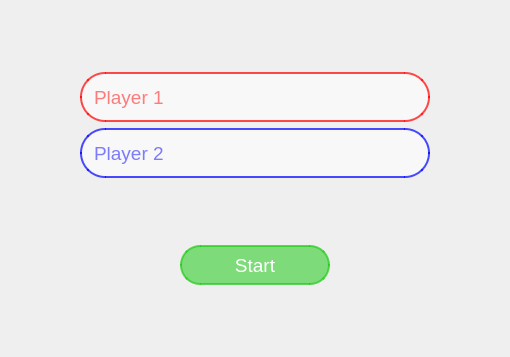
<?xml version="1.0" encoding="UTF-8"?>
<ui version="4.0">
 <class>Form</class>
 <widget class="QWidget" name="Form">
  <property name="geometry">
   <rect>
    <x>0</x>
    <y>0</y>
    <width>510</width>
    <height>357</height>
   </rect>
  </property>
  <property name="windowTitle">
   <string>Tic Tac Toe</string>
  </property>
  <property name="styleSheet">
   <string notr="true">QWidget{
	background-image: url(:/startscreens/startscreen/startscreen (9).jpg)
}
QLineEdit{
	padding: 10px;
	border-radius: 25px;
	border: 2px solid #aaa;
	background: rgba(255, 255, 255, 140);
}
QLineEdit:focus{
	background: rgba(255, 255, 255, 180);
}
</string>
  </property>
  <layout class="QGridLayout" name="gridLayout">
   <item row="0" column="0">
    <layout class="QVBoxLayout" name="verticalLayout_2">
     <item>
      <spacer name="verticalSpacer">
       <property name="orientation">
        <enum>Qt::Vertical</enum>
       </property>
       <property name="sizeHint" stdset="0">
        <size>
         <width>20</width>
         <height>40</height>
        </size>
       </property>
      </spacer>
     </item>
     <item>
      <layout class="QHBoxLayout" name="horizontalLayout">
       <item>
        <spacer name="horizontalSpacer">
         <property name="orientation">
          <enum>Qt::Horizontal</enum>
         </property>
         <property name="sizeHint" stdset="0">
          <size>
           <width>40</width>
           <height>20</height>
          </size>
         </property>
        </spacer>
       </item>
       <item>
        <layout class="QVBoxLayout" name="verticalLayout">
         <item>
          <widget class="QLineEdit" name="lineEdit">
           <property name="minimumSize">
            <size>
             <width>350</width>
             <height>50</height>
            </size>
           </property>
           <property name="maximumSize">
            <size>
             <width>350</width>
             <height>50</height>
            </size>
           </property>
           <property name="font">
            <font>
             <pointsize>14</pointsize>
            </font>
           </property>
           <property name="styleSheet">
            <string notr="true">QLineEdit{
	color: red;
	border-color: rgba(255, 0, 0, 180);
}</string>
           </property>
           <property name="placeholderText">
            <string>Player 1</string>
           </property>
          </widget>
         </item>
         <item>
          <widget class="QLineEdit" name="lineEdit_2">
           <property name="minimumSize">
            <size>
             <width>350</width>
             <height>50</height>
            </size>
           </property>
           <property name="maximumSize">
            <size>
             <width>350</width>
             <height>50</height>
            </size>
           </property>
           <property name="font">
            <font>
             <pointsize>14</pointsize>
            </font>
           </property>
           <property name="styleSheet">
            <string notr="true">QLineEdit{
	color: blue;
	border-color: rgba(0, 0, 255, 180);
}</string>
           </property>
           <property name="placeholderText">
            <string>Player 2</string>
           </property>
          </widget>
         </item>
        </layout>
       </item>
       <item>
        <spacer name="horizontalSpacer_2">
         <property name="orientation">
          <enum>Qt::Horizontal</enum>
         </property>
         <property name="sizeHint" stdset="0">
          <size>
           <width>40</width>
           <height>20</height>
          </size>
         </property>
        </spacer>
       </item>
      </layout>
     </item>
     <item>
      <spacer name="verticalSpacer_2">
       <property name="orientation">
        <enum>Qt::Vertical</enum>
       </property>
       <property name="sizeHint" stdset="0">
        <size>
         <width>20</width>
         <height>40</height>
        </size>
       </property>
      </spacer>
     </item>
     <item>
      <layout class="QHBoxLayout" name="horizontalLayout_2">
       <item>
        <spacer name="horizontalSpacer_3">
         <property name="orientation">
          <enum>Qt::Horizontal</enum>
         </property>
         <property name="sizeHint" stdset="0">
          <size>
           <width>40</width>
           <height>20</height>
          </size>
         </property>
        </spacer>
       </item>
       <item>
        <widget class="QPushButton" name="pushButton">
         <property name="minimumSize">
          <size>
           <width>150</width>
           <height>40</height>
          </size>
         </property>
         <property name="maximumSize">
          <size>
           <width>150</width>
           <height>40</height>
          </size>
         </property>
         <property name="font">
          <font>
           <pointsize>14</pointsize>
          </font>
         </property>
         <property name="styleSheet">
          <string notr="true">QPushButton{
	color: #fff;
	border-radius: 20px;
	border: 2px solid rgba(32, 203, 23, 180);
	background: rgba(32, 203, 23, 140);
}</string>
         </property>
         <property name="text">
          <string>Start</string>
         </property>
        </widget>
       </item>
       <item>
        <spacer name="horizontalSpacer_4">
         <property name="orientation">
          <enum>Qt::Horizontal</enum>
         </property>
         <property name="sizeHint" stdset="0">
          <size>
           <width>40</width>
           <height>20</height>
          </size>
         </property>
        </spacer>
       </item>
      </layout>
     </item>
     <item>
      <spacer name="verticalSpacer_3">
       <property name="orientation">
        <enum>Qt::Vertical</enum>
       </property>
       <property name="sizeHint" stdset="0">
        <size>
         <width>20</width>
         <height>40</height>
        </size>
       </property>
      </spacer>
     </item>
    </layout>
   </item>
  </layout>
 </widget>
 <resources>
  <include location="assets.qrc"/>
 </resources>
 <connections/>
</ui>
